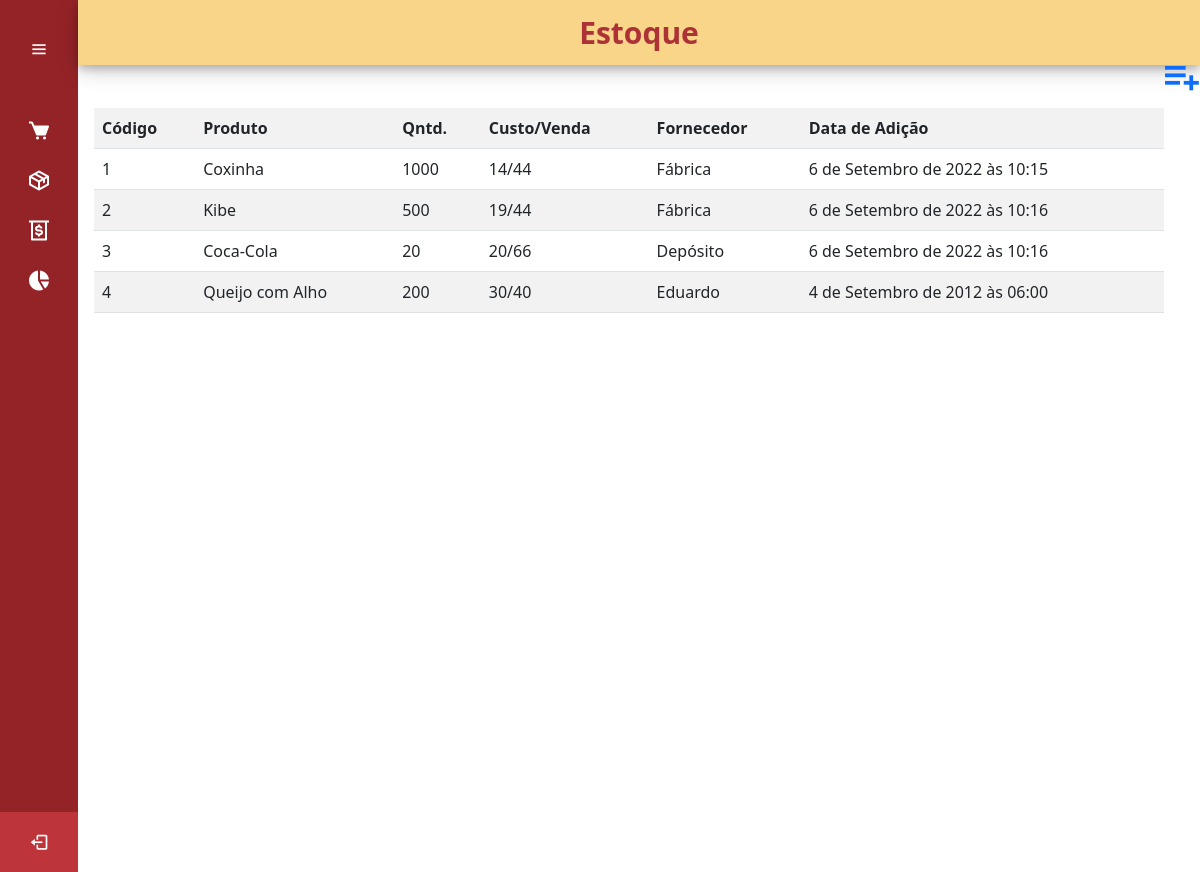
Page /estoque on the earlier database version.
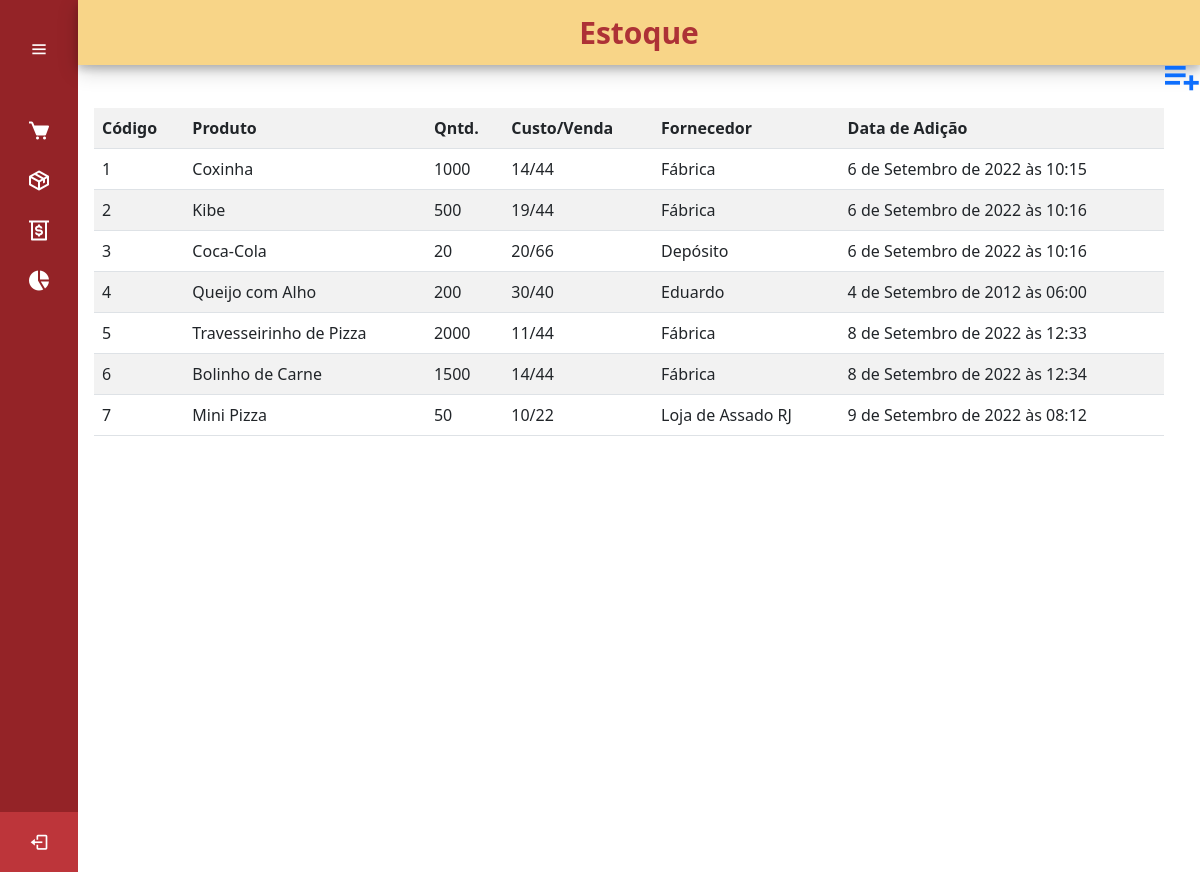
Same page on the later database version.
### cadastro/models.py (models this page shows, shortened)
class ListaProdutos(models.Model):
    nome_produto = models.CharField(max_length=50, verbose_name='Produto')
    quantidade_produto = models.IntegerField(verbose_name='Qntd.')
    custo_venda = models.CharField(max_length=10, verbose_name='Custo/Venda')
    fornecedor = models.CharField(max_length=50, verbose_name='Fornecedor')
    data_adicao = models.DateTimeField(verbose_name='Data de Adição')

### cadastro/views.py (the view)
# urls.py: path('estoque',views.estoqueList, name='estoque'),
def estoqueList(request):
    qs = ListaProdutos.objects.all()
    return render(request, "paginas/listas/estoque.html", {'object_list':qs})

### paginas/templates/paginas/listas/estoque.html (shortened to what this page needs)
{% extends 'paginas/modelo.html' %}
{% load static %}
{% block conteudo %}
<div class="home_content">
    <div class="conteudo_pagina">
        <div class="col-8">
            <a type="button" data-bs-toggle="modal" data-bs-target="#exampleModal"
                class="position-absolute top-0 start-100 translate-middle" style="font-size: 45px;">
                <i class='bx bx-list-plus' undefined></i>
            </a>
        </div>
                        {% include 'cadastro/add.html' %}
        <div class="table-responsive">
            <table class="table table-striped">
                <tr>
                    <th>Código</th>
                    <th>Produto</th>
                    <th>Qntd.</th>
                    <th>Custo/Venda</th>
                    <th>Fornecedor</th>
                    <th>Data de Adição</th>
                </tr>
                {% for produto in object_list %}
                <tr>
                    <td>{{ produto.pk }}</td>
                    <td>{{ produto.nome_produto }}</td>
                    <td>{{ produto.quantidade_produto }}</td>
                    <td>{{ produto.custo_venda }}</td>
                    <td>{{ produto.fornecedor }}</td>
                    <td>{{ produto.data_adicao }}</td>
                </tr>
                {% empty %}
                <tr>
                    <td colspan="3">Nenhum campo registrado</td>
                </tr>
                {% endfor %}
        </div>
        <a href="">
            <box-icon name='list-plus'></box-icon>
        </a>
    </div>
    {% endblock %}

### paginas/templates/paginas/modelo.html (shortened to what this page needs)
{% load static %}
<!DOCTYPE html>
<html lang="pt-br">
<head>
    <link rel="stylesheet" href="{% static 'css/styles.css' %}">
    <link href='https://unpkg.com/boxicons@2.1.2/css/boxicons.min.css' rel='stylesheet'>
    <link href="https://cdn.jsdelivr.net/npm/bootstrap@5.2.0/dist/css/bootstrap.min.css" rel="stylesheet"
>
    <link rel="stylesheet" href="https://cdnjs.cloudflare.com/ajax/libs/twitter-bootstrap/5.2.0/css/bootstrap.min.css">
</head>
<body>
    {% block sidebar %}
    <div class="sidebar">
        <div class="logo_content">
            <i class='bx bx-menu' id="btn"></i>
        </div>
        <ul class="nav_list">
            <li>
                <a href="{% url 'vendas' %}">
                    <i class='bx bxs-cart'></i>
                </a>
            </li>
            <li>
                <a href="{% url 'estoque' %}">
                    <i class='bx bx-package'></i>
                </a>
            </li>
            <li>
                <a href="{% url 'gastos' %}">
                    <i class='bx bx-money-withdraw'></i>
                </a>
            </li>
            <li>
                <a href="{% url 'relatorios' %}">
                    <i class='bx bxs-pie-chart-alt-2'></i>
                </a>
            </li>
        </ul>
        <div class="profile_content">
            <div class="profile">
                <a href="{% url 'logout' %}">
                    <i class='bx bx-log-out' id="log_out"></i>
                </a>
            </div>
        </div>
    </div>
    {% endblock %}
    {% block titulo_pagina %}
    <div class="home_title">
        {% if request.path == '/vendas/' %}
        <div class="titulo_pagina">Vendas</div>
        {% elif request.path == '/estoque' %}
        <div class="titulo_pagina">Estoque</div>
        {% elif request.path == '/gastos' %}
        <div class="titulo_pagina">Gastos</div>
        {% elif request.path == '/relatorios/' %}
        <div class="titulo_pagina">Relatórios</div>
        {% endif %}
    </div>
    {% endblock %}
    {% block conteudo %}{% endblock %}
</body>
</html>

### cadastro/templates/cadastro/add.html (shortened to what this page needs)
{% load static %}
<!DOCTYPE html>
<html lang="pt-br">
<head>
    <link rel="stylesheet" href="{% static 'css/styles.css' %}">
    <link href='https://unpkg.com/boxicons@2.1.2/css/boxicons.min.css' rel='stylesheet'>
    <link href="https://cdn.jsdelivr.net/npm/bootstrap@5.2.0/dist/css/bootstrap.min.css" rel="stylesheet"
>
</head>

### static/css/styles.css (style rules this page uses)
.nav_list { padding-left: 0; display: flex; justify-content: center; align-items: flex-start; flex-wrap: wrap; }
.sidebar { position: fixed; top: 0; left: 0; height: 100%; width: 78px; background: #942327; padding: 6px 14px; transition: all 0.5s ease; }
.sidebar #btn { padding: 18px; position: absolute; color: #fff; left: 50%; top: 6px; font-size: 20px; text-align: center; line-height: 50px; transform: translateX(-50%); }
.sidebar ul { margin-top: 20px; }
.sidebar ul li { position: relative; height: 50px; width: 100%; margin: 0 5px; list-style: none; line-height: 50px; }
.sidebar ul li a { color: #fff; display: flex; align-items: center; text-decoration: none; transition: all 0.4s ease; border-radius: 12px; white-space: nowrap; }
.sidebar ul li a i { height: 50px; font-size: 24px; min-width: 50px; border-radius: 12px; line-height: 50px; text-align: center; }
.sidebar .profile_content { position: absolute; color: #fff; bottom: 0; left: 0; width: 100%; }
.sidebar .profile_content .profile { position: relative; padding: 10px 6px; height: 60px; background: #bd353a; }
.profile { display: flex; align-items: center; }
.profile #log_out { position: absolute; left: 50%; bottom: 5px; transform: translateX(-50%); min-width: 50px; line-height: 50px; font-size: 20px; border-radius: 12px; text-align: center; color: #fff; }
.home_title { position: absolute; left: 78px; width: calc(100% - 78px); transition: all 0.5s ease; }
.home_title .titulo_pagina { background: #f8d588; font-size: 30px; font-weight: bolder; margin: 0%; padding: 10px; text-align: center; color: #AD3236; box-shadow: 0 4px 8px 0 rgba(0, 0, 0, 0.2), 0 6px 20px 0 rgba(0, 0, 0, 0.19); }
.home_content { height: calc(100% - 60px); width: calc(100% - 98px); position: absolute; top: 78px; left: 78px; transition: all 0.5s ease; padding: 0 16px; }

Differences in the rows shown:
added ListaProdutos: pk "5", nome_produto "Travesseirinho de Pizza", quantidade_produto "2000", custo_venda "11/44", fornecedor "Fábrica", data_adicao "8 de Setembro de 2022 às 12:33"
added ListaProdutos: pk "6", nome_produto "Bolinho de Carne", quantidade_produto "1500", custo_venda "14/44", fornecedor "Fábrica", data_adicao "8 de Setembro de 2022 às 12:34"
added ListaProdutos: pk "7", nome_produto "Mini Pizza", quantidade_produto "50", custo_venda "10/22", fornecedor "Loja de Assado RJ", data_adicao "9 de Setembro de 2022 às 08:12"
